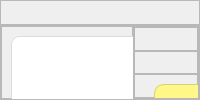
      <widget class="QWidget" name="Codigo_Operadores">
       <layout class="QVBoxLayout" name="verticalLayout_4" stretch="1,3">
        <property name="spacing">
         <number>0</number>
        </property>
        <property name="leftMargin">
         <number>0</number>
        </property>
        <property name="topMargin">
         <number>0</number>
        </property>
        <property name="rightMargin">
         <number>0</number>
        </property>
        <property name="bottomMargin">
         <number>0</number>
        </property>
        <item>
         <widget class="QFrame" name="fr_encabezado_2">
          <property name="frameShape">
           <enum>QFrame::StyledPanel</enum>
          </property>
          <property name="frameShadow">
           <enum>QFrame::Raised</enum>
          </property>
          <widget class="QLabel" name="label_8">
           <property name="geometry">
            <rect>
             <x>420</x>
             <y>40</y>
             <width>381</width>
             <height>31</height>
            </rect>
           </property>
           <property name="font">
            <font>
             <family>Poppins</family>
             <pointsize>22</pointsize>
             <bold>true</bold>
            </font>
           </property>
           <property name="text">
            <string>CÓDIGO DEL PERSONAL</string>
           </property>
          </widget>
          <widget class="QLabel" name="label_9">
           <property name="geometry">
            <rect>
             <x>30</x>
             <y>10</y>
             <width>161</width>
             <height>81</height>
            </rect>
           </property>
           <property name="text">
            <string/>
           </property>
           <property name="pixmap">
            <pixmap>../assets/logo-levapan.png</pixmap>
           </property>
           <property name="scaledContents">
            <bool>true</bool>
           </property>
          </widget>
         </widget>
        </item>
        <item>
         <widget class="QFrame" name="frame_10">
          <property name="frameShape">
           <enum>QFrame::StyledPanel</enum>
          </property>
          <property name="frameShadow">
           <enum>QFrame::Raised</enum>
          </property>
          <layout class="QHBoxLayout" name="horizontalLayout_6" stretch="2,1">
           <property name="spacing">
            <number>0</number>
           </property>
           <property name="leftMargin">
            <number>0</number>
           </property>
           <property name="topMargin">
            <number>0</number>
           </property>
           <property name="rightMargin">
            <number>0</number>
           </property>
           <property name="bottomMargin">
            <number>0</number>
           </property>
           <item>
            <widget class="QFrame" name="frame_12">
             <property name="frameShape">
              <enum>QFrame::StyledPanel</enum>
             </property>
             <property name="frameShadow">
              <enum>QFrame::Raised</enum>
             </property>
             <widget class="QTableView" name="tb_operadores">
              <property name="geometry">
               <rect>
                <x>10</x>
                <y>10</y>
                <width>541</width>
                <height>321</height>
               </rect>
              </property>
              <property name="styleSheet">
               <string notr="true">QTableView {

    background-color: #ffffff;
    border: 1px solid #dcdcdc;
    border-radius: 8px;

    gridline-color: #e6e6e6;

    font-size: 12px;
    color: #2b2b2b;

    selection-background-color: #2563eb;
    selection-color: white;

    alternate-background-color: #f8fafc;
}

/* ENCABEZADOS */

QHeaderView::section {

    background-color: #1e293b;
    color: white;

    padding: 8px;

    border: none;

    font-size: 12px;
    font-weight: bold;
}

/* FILAS */

QTableView::item {

    padding: 6px;
    border-bottom: 1px solid #f0f0f0;
}

/* HOVER */

QTableView::item:hover {

    background-color: #dbeafe;
    color: black;
}

/* CELDA SELECCIONADA */

QTableView::item:selected {

    background-color: #2563eb;
    color: white;
}

/* SCROLLBAR VERTICAL */

QScrollBar:vertical {

    background: #f1f5f9;
    width: 12px;
    margin: 0px;
    border-radius: 6px;
}

QScrollBar::handle:vertical {

    background: #94a3b8;
    min-height: 25px;
    border-radius: 6px;
}

QScrollBar::handle:vertical:hover {

    background: #64748b;
}

/* SCROLLBAR HORIZONTAL */

QScrollBar:horizontal {

    background: #f1f5f9;
    height: 12px;
    margin: 0px;
    border-radius: 6px;
}

QScrollBar::handle:horizontal {

    background: #94a3b8;
    min-width: 25px;
    border-radius: 6px;
}

QScrollBar::handle:horizontal:hover {

    background: #64748b;
}

/* OCULTAR BOTONES */

QScrollBar::add-line,
QScrollBar::sub-line {

    border: none;
    background: none;
}</string>
              </property>
             </widget>
            </widget>
           </item>
           <item>
            <widget class="QFrame" name="frame_11">
             <property name="frameShape">
              <enum>QFrame::StyledPanel</enum>
             </property>
             <property name="frameShadow">
              <enum>QFrame::Raised</enum>
             </property>
             <layout class="QVBoxLayout" name="verticalLayout_5">
              <property name="spacing">
               <number>0</number>
              </property>
              <property name="leftMargin">
               <number>0</number>
              </property>
              <property name="topMargin">
               <number>0</number>
              </property>
              <property name="rightMargin">
               <number>0</number>
              </property>
              <property name="bottomMargin">
               <number>0</number>
              </property>
              <item>
               <widget class="QFrame" name="frame_13">
                <property name="frameShape">
                 <enum>QFrame::StyledPanel</enum>
                </property>
                <property name="frameShadow">
                 <enum>QFrame::Raised</enum>
                </property>
                <widget class="QLineEdit" name="buscar_archivo_2">
                 <property name="enabled">
                  <bool>true</bool>
                 </property>
                 <property name="geometry">
                  <rect>
                   <x>30</x>
                   <y>60</y>
                   <width>231</width>
                   <height>31</height>
                  </rect>
                 </property>
                 <property name="styleSheet">
                  <string notr="true">QLineEdit{
border: None;
background-color:white;
border-bottom: 2px solid blue;
}</string>
                 </property>
                </widget>
                <widget class="QLabel" name="label_10">
                 <property name="geometry">
                  <rect>
                   <x>20</x>
                   <y>20</y>
                   <width>211</width>
                   <height>31</height>
                  </rect>
                 </property>
                 <property name="font">
                  <font>
                   <family>Poppins</family>
                   <pointsize>10</pointsize>
                   <bold>true</bold>
                  </font>
                 </property>
                 <property name="text">
                  <string>Nombre/Codigo Operador:</string>
                 </property>
                </widget>
               </widget>
              </item>
              <item>
               <widget class="QFrame" name="frame_14">
                <property name="frameShape">
                 <enum>QFrame::StyledPanel</enum>
                </property>
                <property name="frameShadow">
                 <enum>QFrame::Raised</enum>
                </property>
                <widget class="QRadioButton" name="rb_Disponibles">
                 <property name="geometry">
                  <rect>
                   <x>30</x>
                   <y>20</y>
                   <width>89</width>
                   <height>20</height>
                  </rect>
                 </property>
                 <property name="font">
                  <font>
                   <family>Poppins</family>
                   <bold>true</bold>
                  </font>
                 </property>
                 <property name="styleSheet">
                  <string notr="true">QRadioButton::indicator:checked {
    background-color: rgb(70, 130, 255);
    border: 2px solid rgb(40, 90, 200);
}</string>
                 </property>
                 <property name="text">
                  <string>Disponibles</string>
                 </property>
                </widget>
                <widget class="QRadioButton" name="rb_NDisponibles">
                 <property name="geometry">
                  <rect>
                   <x>30</x>
                   <y>60</y>
                   <width>111</width>
                   <height>20</height>
                  </rect>
                 </property>
                 <property name="font">
                  <font>
                   <family>Poppins</family>
                   <bold>true</bold>
                  </font>
                 </property>
                 <property name="styleSheet">
                  <string notr="true">QRadioButton::indicator:checked {
    background-color: rgb(70, 130, 255);
    border: 2px solid rgb(40, 90, 200);
}</string>
                 </property>
                 <property name="text">
                  <string>No Disponibles</string>
                 </property>
                </widget>
                <widget class="QPushButton" name="btn_buscar_op">
                 <property name="geometry">
                  <rect>
                   <x>160</x>
                   <y>20</y>
                   <width>101</width>
                   <height>41</height>
                  </rect>
                 </property>
                 <property name="styleSheet">
                  <string notr="true">QPushButton {
    background-color: rgb(243, 156, 18);
    color: black;
    border: none;
    border-radius: 10px;
    padding: 10px;
    font-weight: 600;
}

QPushButton:hover {
    background-color: rgb(211, 84, 0);
}

QPushButton:pressed {
    background-color: rgb(186, 74, 0);
}</string>
                 </property>
                 <property name="text">
                  <string>BUSCAR</string>
                 </property>
                </widget>
               </widget>
              </item>
              <item>
               <widget class="QFrame" name="frame_15">
                <property name="frameShape">
                 <enum>QFrame::StyledPanel</enum>
                </property>
                <property name="frameShadow">
                 <enum>QFrame::Raised</enum>
                </property>
                <widget class="QPushButton" name="btn_guardar_op">
                 <property name="geometry">
                  <rect>
                   <x>20</x>
                   <y>10</y>
                   <width>101</width>
                   <height>41</height>
                  </rect>
                 </property>
                 <property name="styleSheet">
                  <string notr="true">QPushButton {
    background-color: rgb(255, 247, 135);
    color: rgb(40, 40, 40);
    border: 1px solid rgb(210, 210, 120);
    border-radius: 10px;
    padding: 10px;
    font-weight: 600;
}

QPushButton:hover {
    background-color: rgb(240, 230, 110);
}

QPushButton:pressed {
    background-color: rgb(193, 193, 96);
    padding-left: 11px;
    padding-top: 11px;
}</string>
                 </property>
                 <property name="text">
                  <string>GUARDAR</string>
                 </property>
                </widget>
                <widget class="QPushButton" name="btn_recargar">
                 <property name="geometry">
                  <rect>
                   <x>150</x>
                   <y>10</y>
                   <width>101</width>
                   <height>41</height>
                  </rect>
                 </property>
                 <property name="styleSheet">
                  <string notr="true">QPushButton#btn_recargar {
    background-color: #3498db;
    color: black;
    border: none;
    border-radius: 10px;
    padding: 10px;
    font-weight: 600;
}

QPushButton#btn_recargar:hover {
    background-color: #2e86c1;
}

QPushButton#btn_recargar:pressed {
    background-color: #21618c;
}</string>
                 </property>
                 <property name="text">
                  <string>RECARGAR</string>
                 </property>
                </widget>
                <widget class="QPushButton" name="btn_crear_op">
                 <property name="geometry">
                  <rect>
                   <x>90</x>
                   <y>60</y>
                   <width>101</width>
                   <height>41</height>
                  </rect>
                 </property>
                 <property name="styleSheet">
                  <string notr="true">QPushButton {
    background-color: rgb(46, 204, 113);
    color: black;
    border: 1px solid rgb(39, 174, 96);
    border-radius: 12px;
    padding: 10px;
    font-weight: bold;
}

QPushButton:hover {
    background-color: rgb(39, 174, 96);
}

QPushButton:pressed {
    background-color: rgb(30, 132, 73);
    padding-left: 11px;
    padding-top: 11px;
}</string>
                 </property>
                 <property name="text">
                  <string>CREAR</string>
                 </property>
                </widget>
               </widget>
              </item>
             </layout>
            </widget>
           </item>
          </layout>
         </widget>
        </item>
       </layout>
      </widget>
